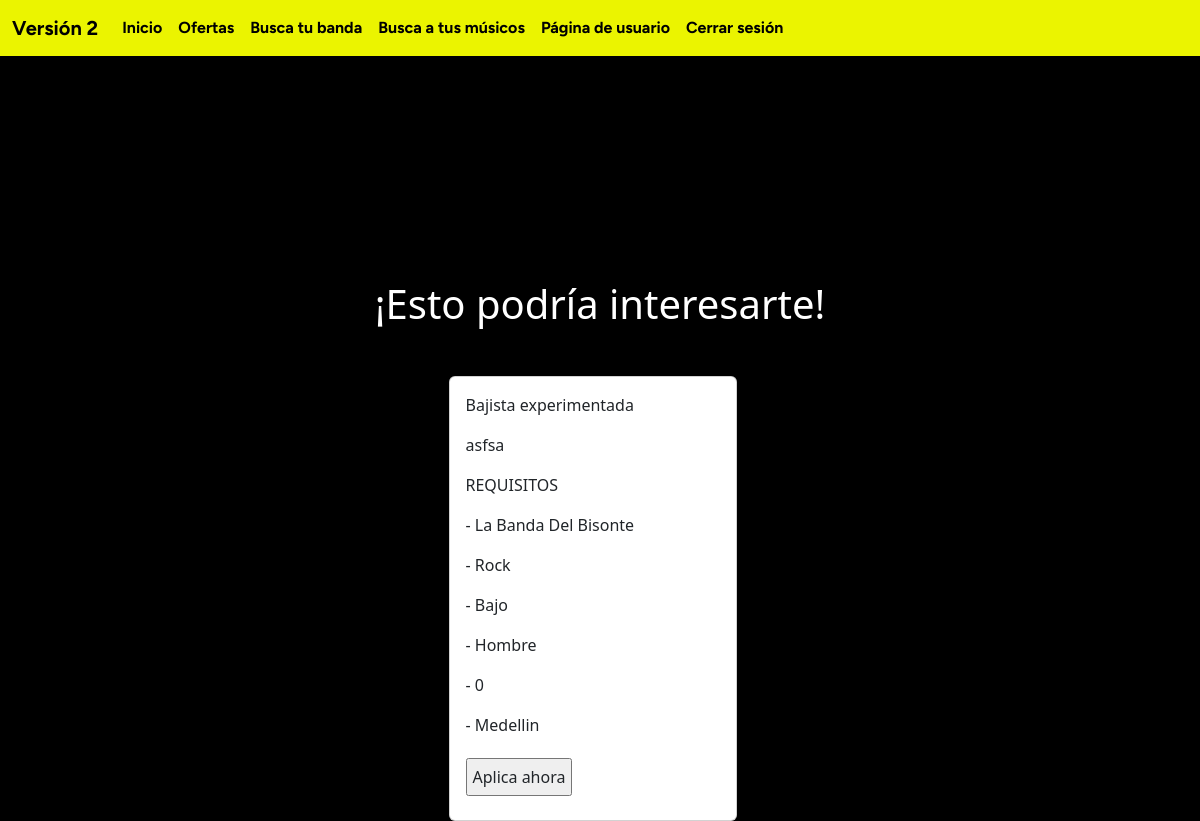
The page /offer_apply/ (signed in) on the database its author committed.
### offer/models.py (models this page shows, shortened)
class offer(models.Model):
    tittle_offer = models.CharField(max_length=200)
    description_offer = models.TextField()
    group_name = models.CharField(max_length=200)
    gender = models.CharField(max_length=50)
    instruments = models.CharField(max_length=200)
    genre = models.CharField(max_length=200)
    years = models.IntegerField(default=0)
    location = models.CharField(max_length=50)
    applicants = models.CharField(max_length=1000, blank=True, null=True)

### offer/views.py (the view, shortened to what this page needs)
# urls.py: path('offer_apply/', offerViews.apply_offer),
def apply_offer(request):
    fil = offer.objects.all()
    contex = {"fil": fil}
    username = request.session.get('logged_in_user', None)
    User = user.objects.get(user_name = username)
    if request.method == 'GET':
        return render(request, "offers_apply.html", contex)

### offer/templates/offers_apply.html (shortened to what this page needs)
{% extends 'layout/base_offer.html' %}
{% block content %}
<!DOCTYPE html>
<html lang="en">
<head>
</head>
<body>
    <h1>¡Esto podría interesarte!</h1>
    <div class="specifications">
        <form method="POST">
            <div class="container">
                {% for f in fil %}
                    <div class="card item" style="width: 18rem;">
                        <div class="card-body">
                            <p class="card-text">{{ f.tittle_offer}}</p>
                            <p class="card-text">{{ f.description_offer }}</p>
                            <p class="card-text">REQUISITOS</p>
                            <p class="card-text">- {{ f.group_name }}</p>
                            <p class="card-text">- {{ f.gender }}</p>
                            <p class="card-text">- {{ f.instruments }}</p>
                            <p class="card-text">- {{ f.genre }}</p>
                            <p class="card-text">- {{ f.years }}</p>
                            <p class="card-text">- {{ f.location }}</p>
                            <input type="submit" class="card-title" value="Aplica ahora">
                        </div>
                    </div>
                {% endfor %}
            </div>
        </form>
    </div>
</body>
</html>
{% endblock %}

### connections/templates/layout/base_offer.html (style rules this page uses)
body { background-color: black; color: white; margin: 0; height: 100vh; display: flex; flex-direction: column; justify-content: center; align-items: center; }

### offer/templates/offers_apply.html (style rules this page uses)
body { background-color: black; color: white; margin: 0; height: 100vh; display: flex; flex-direction: column; justify-content: center; align-items: center; }
h1 { color: white; margin-top: 300px; }
.specifications { display: flex; flex-direction: column; align-items: center; margin-top: 20px; }
.container { display: flex; flex-direction: row; align-items: center; margin-top: 20px; justify-content: space-between; }
.item { margin-right: 15px; }
form { display: flex; flex-direction: column; }
select, input { margin-top: 5px; padding: 5px; }

### rows shown on the page
offer: tittle_offer "Bajista experimentada", description_offer "asfsa", group_name "La Banda Del Bisonte", gender "Rock", instruments "Bajo", genre "Hombre", years "0", location "Medellin"
